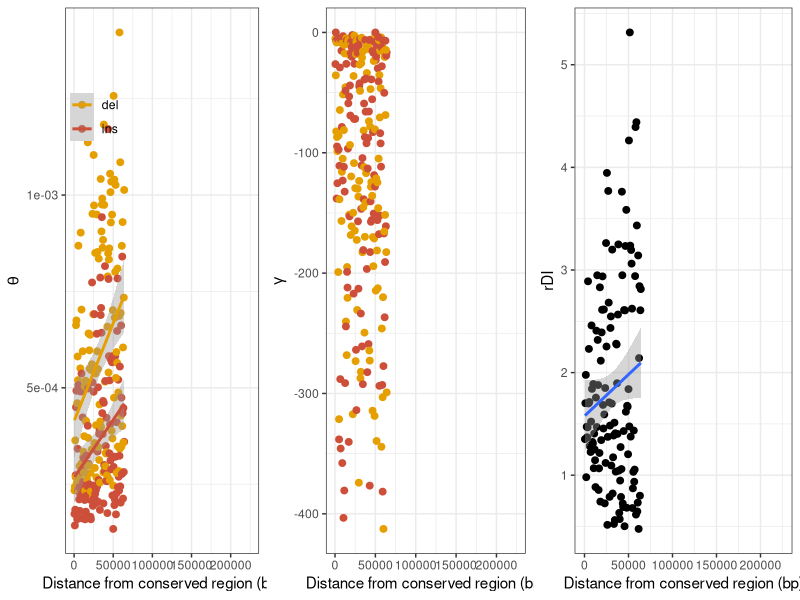

This chart was generated by the following R code:
# Title     : distance anavar 500bp nc with UCNEs and genes
# Objective : plots anavar results for 5kb distance windows using non coding data
# Created by: henryjuho
# Created on: 28/11/2017

library(ggplot2)
library(gridExtra)
library(gtools)

cbPalette <- c("#E69F00", 'tomato 3', 'steel blue', "#999999", "#56B4E9", "#009E73", "#F0E442", "#0072B2", "#D55E00", "#CC79A7")

prox_data = subset(read.csv('gt_sel_neu_ref_conserveddist_500bp.results.csv'), bin!='129-1363')

prox_data$bin = factor(prox_data$bin, levels=mixedsort(as.character(subset(prox_data, sel_type=='sel' & var_type=='ins')$bin)))
prox_data$mean_gamma = as.numeric(as.character(prox_data$shape)) * as.numeric(as.character(prox_data$scale)) * -1
prox_data$distance = as.numeric(prox_data$bin) * 500

ins_theta = subset(prox_data, sel_type == 'sel' & var_type == 'ins', select=c(bin, theta, distance))
colnames(ins_theta) = c('bin', 'ins_theta', 'distance')

cor.test(as.numeric(ins_theta$ins_theta), ins_theta$distance, method='spearman', exact=NULL)

del_theta = subset(prox_data, sel_type == 'sel' & var_type == 'del', select=c(bin, theta, distance))
colnames(del_theta) = c('bin', 'del_theta', 'distance')

cor.test(as.numeric(del_theta$del_theta), del_theta$distance, method='spearman', exact=NULL)

rdi_data = as.data.frame(cbind(ins_theta, del_theta$del_theta))
rdi_data$rdi = rdi_data$del_theta / rdi_data$ins_theta

cor.test(as.numeric(rdi_data$rdi), as.numeric(rdi_data$bin), method='spearman', exact=NULL)

theta_plot = ggplot(subset(prox_data, sel_type=='sel'), aes(x=distance, y=theta, colour=var_type)) +
      geom_point(stat='identity', size = 2) +
      theme_bw() +
      geom_smooth(method='lm')+
      scale_colour_manual(values=cbPalette) +
      xlim(0,225000)+
      ylab(expression(theta))  + xlab('Distance from conserved region (bp)') +
      theme(legend.title = element_blank(), legend.position = c(0.15, 0.8), legend.background = element_blank())

gamma_plot = ggplot(subset(prox_data, sel_type=='sel'), aes(x=distance, y=mean_gamma, colour=var_type)) +
      geom_point(stat='identity', size = 2) +
      theme_bw() +
      scale_colour_manual(values=cbPalette) +
      xlim(0,225000)+
      ylab(expression(gamma))  + xlab('Distance from conserved region (bp)') +
      theme(legend.title = element_blank(), legend.position = 'none', legend.background = element_blank())

rdi_plot = ggplot(rdi_data, aes(x=distance, y=rdi)) +
      geom_point(stat='identity', size = 2) +
      theme_bw() +
      xlim(0,225000)+
      geom_smooth(method='lm') +
      ylab('rDI')  + xlab('Distance from conserved region (bp)')

png(file='distance_estimates_500bp_nc_UCNE.png', width=9, height=3, units='in', res=360)

grid.arrange(theta_plot, gamma_plot, rdi_plot, nrow=1)

dev.off()
